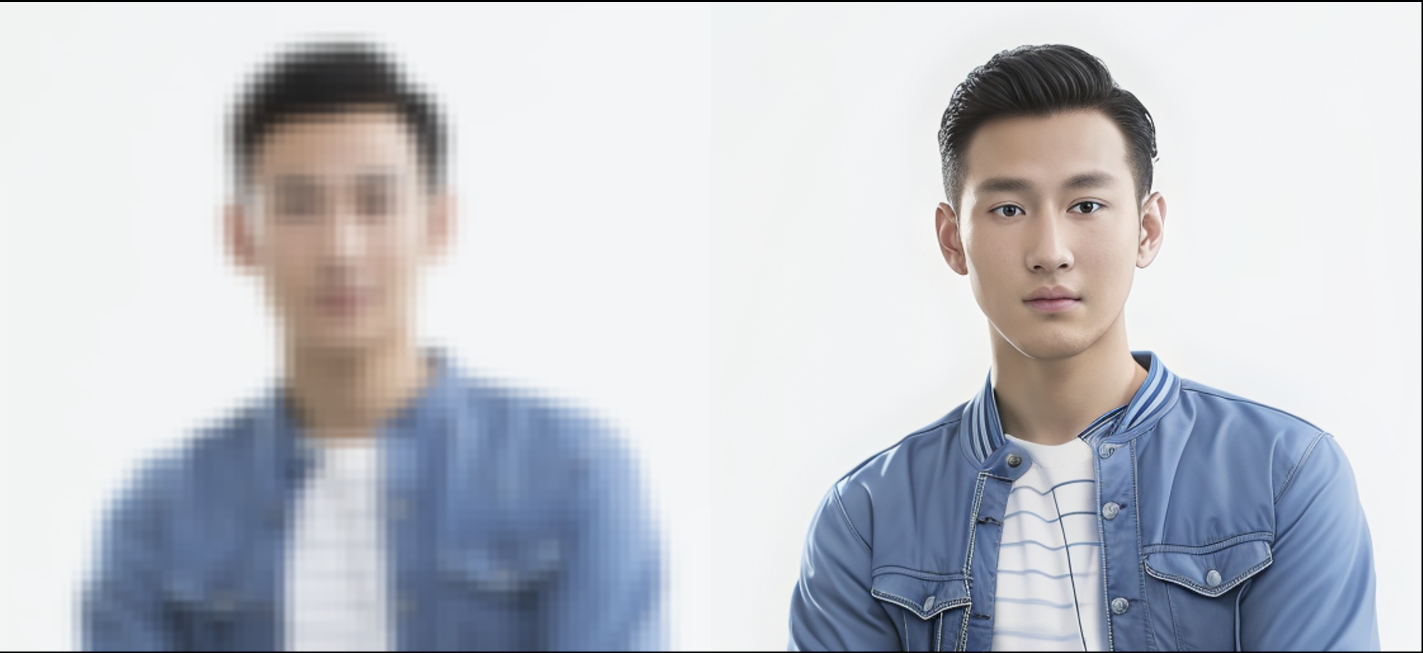
#> input picture assets/example1.png, 2846 x 1306 px (shown at 1/2 size)
$ python -i regionmerge.py   (imports and definitions only)
#> lines starting #> are read from the running program, lines starting #| are printed output that depends on the picture; after the words box and inside, x2 and y2 are one past the last pixel; in counts of white or black regions, pixels touching at a corner belong together
import cv2
import numpy as np
import argparse
import random

# [99 lines left out: functions get_lab_stats, transfer_color, not called in this run]

def get_clean_boundary_pixels(img_):
    w, h = img_.shape[1], img_.shape[0]
#> w = 2846; h = 1306

    # copy nearest pixel from boundary and calculate weight according to distance to boundary
    img_ne = img_.copy()

    # cluster pixels of img1
    img_lab = cv2.cvtColor(img_.astype(np.uint8), cv2.COLOR_RGB2LAB)
#> img_lab: shape (1306, 2846, 3); mean of channels 0, 1, 2 200.6, 128.8, 124
    l1, a1, b1 = cv2.split(img_lab)
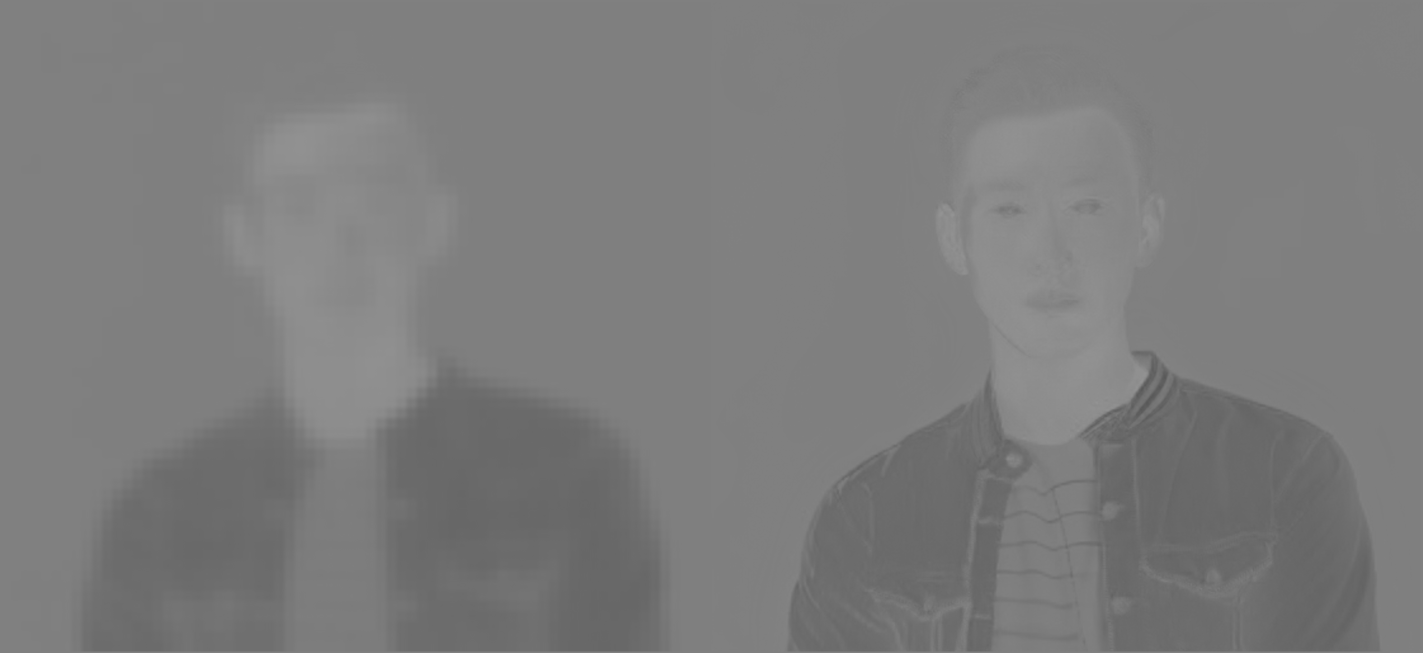
#> b1: shape (1306, 2846) (shown at 1/2 size); min 88, max 148, mean 124
    l1_c = l1.reshape((-1,1))
    a1_c = a1.reshape((-1,1))
    b1_c = b1.reshape((-1,1))
    Z = np.concatenate((l1_c, a1_c, b1_c), axis=1)
    Z = np.float32(Z)
    criteria = (cv2.TERM_CRITERIA_EPS + cv2.TERM_CRITERIA_MAX_ITER, 10, 1.0)
    K = 2
    ret,label,center=cv2.kmeans(Z,K,None,criteria,10,cv2.KMEANS_RANDOM_CENTERS)
#> ret = 2.53e+09; center = [[242.1, 128.1, 128.1], [124, 129.7, 117.4]]
    center = np.uint8(center)
#> center = [[242, 128, 128], [124, 129, 117]]
    label = label.reshape((img_.shape[0], img_.shape[1]))
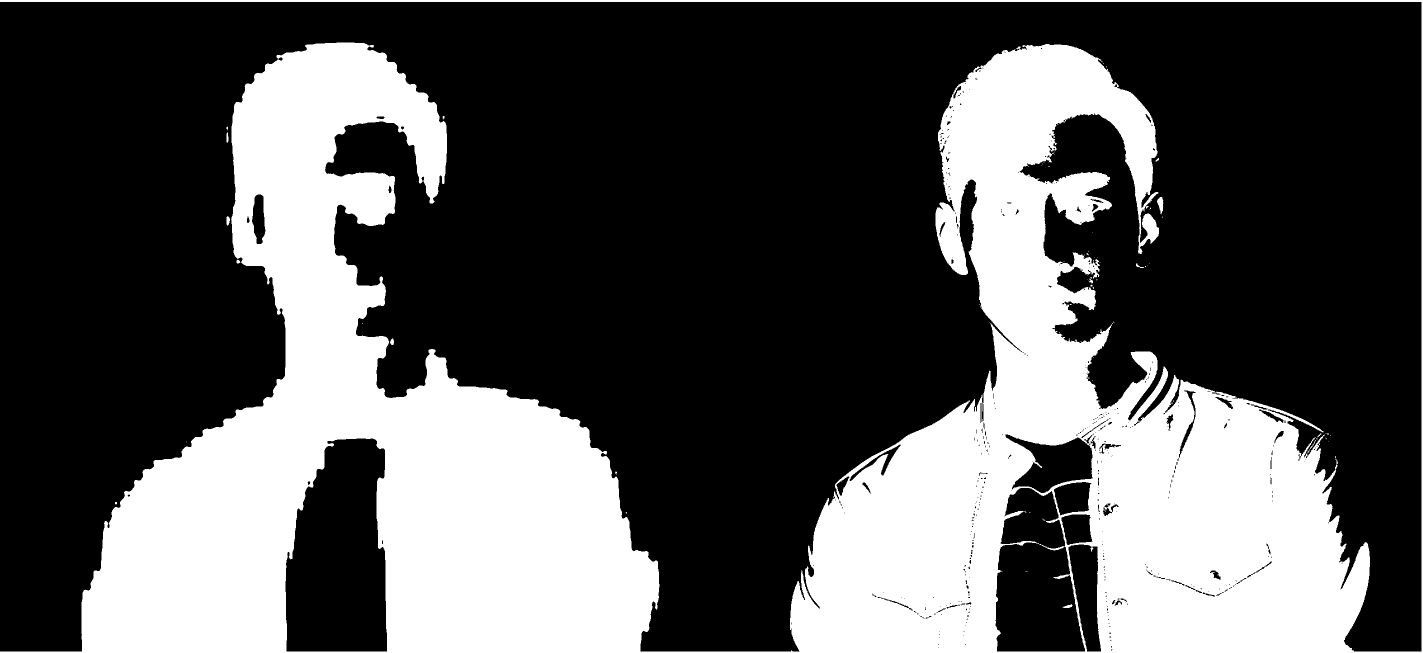
#> label: shape (1306, 2846) int32 (shown at 1/2 size); values 0 (black) and 1 (white), 33.2% white; 75 white regions (60 under 20 px), largest, box (x1, y1, x2, y2) and area: (0, 0, 2846, 1306) 1233689, (2314, 394, 2327, 429) 263, (453, 432, 460, 451) 100
    nlabel1 = np.sum(label[0,:]) + np.sum(label[-1,:]) + np.sum(label[:,0]) + np.sum(label[:,-1])
#> nlabel1 = 7005
    if nlabel1 > (w + h + 2):
        bgLabel = 1
    else:
        bgLabel = 0

    # replace non-bg pixels on boundary with nearest bg pixel
    label_ = label.copy()
    for i in range(1, w):
        for j in range(1, h):
            if label_[j,i] != bgLabel:
                if label_[j,i-1] == bgLabel:
                    img_ne[j,i] = img_ne[j,i-1]
                elif label_[j-1,i] == bgLabel:
                    img_ne[j,i] = img_ne[j-1,i]
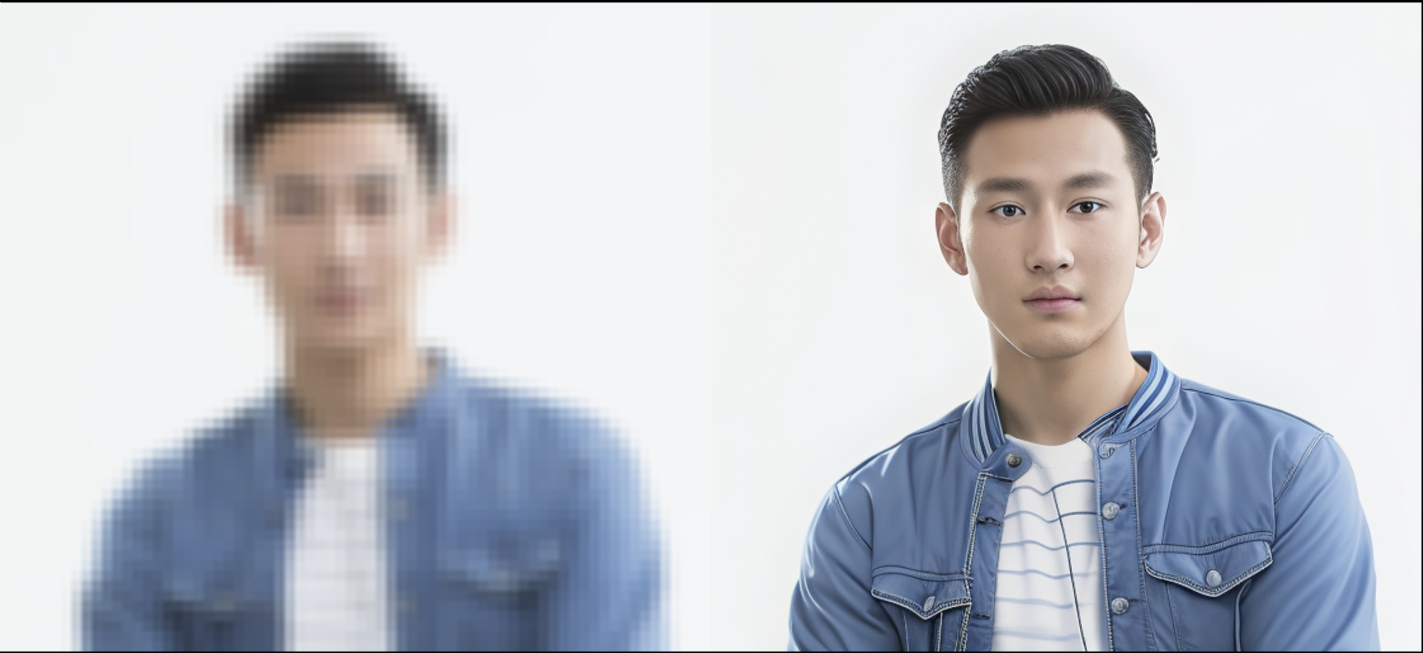
#> img_ne: shape (1306, 2846, 3) (shown at 1/2 size); mean R, G, B 193.4, 196.2, 203.1
    for i in range(w-2, -1, -1):
        for j in range(h-2, -1, -1):
            if label_[j,i] != bgLabel:
                if label_[j,i+1] == bgLabel:
                    img_ne[j,i] = img_ne[j,i+1]
                elif label_[j+1,i] == bgLabel:
                    img_ne[j,i] = img_ne[j+1,i]
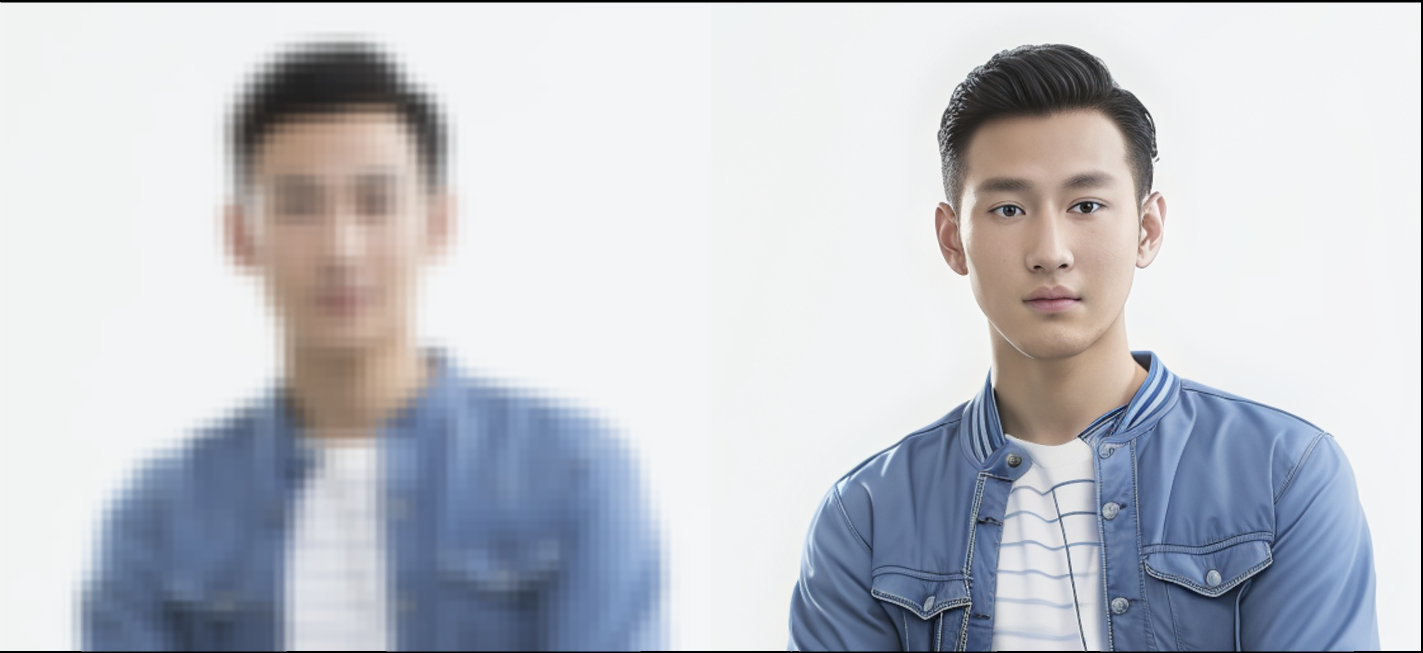
#> img_ne: shape (1306, 2846, 3) (shown at 1/2 size); 0.45% of pixels changed, all inside (x1, y1, x2, y2) = (0, 5, 2843, 1303)

    return img_ne

# [56 lines left out: function merge, not called in this run]


# [63 lines not run here, left out]

>>> import cv2
>>> picture = cv2.cvtColor(cv2.imread('../assets/example1.png'), cv2.COLOR_BGR2RGB)
>>> result = get_clean_boundary_pixels(picture)
